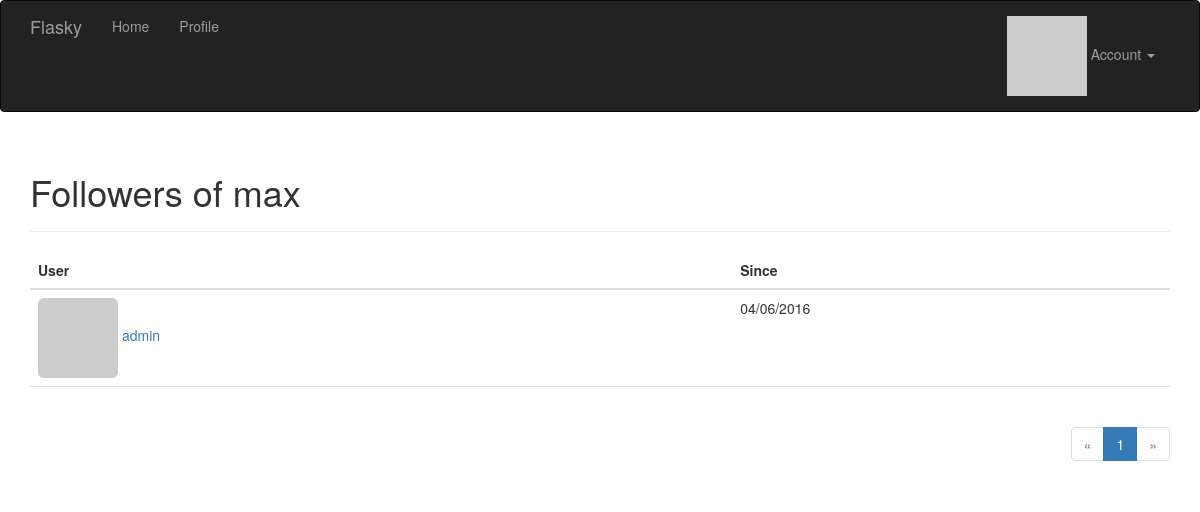
Page /followers/max (signed in) on the committed database.
### app/models.py (models this page shows, shortened)
class User(UserMixin, db.Model):
    __tablename__ = 'users'
    id = db.Column(db.Integer, primary_key=True)
    email = db.Column(db.String(64), unique=True, index=True)
    username = db.Column(db.String(64), unique=True, index=True)
    role_id = db.Column(db.Integer, db.ForeignKey('roles.id'))
    password_hash = db.Column(db.String(128))
    confirmed = db.Column(db.Boolean, default=False)
    name = db.Column(db.String(64))
    location = db.Column(db.String(64))
    about_me = db.Column(db.Text())
    member_since = db.Column(db.DateTime, default=datetime.utcnow)
    last_seen = db.Column(db.DateTime, default=datetime.utcnow)
    avatar_hash = db.Column(db.String(32))
    posts = db.relationship('Post', backref='author', lazy='dynamic')
    followed = db.relationship('Follow', foreign_keys=[Follow.follower_id],
                               backref=db.backref('follower', lazy='joined'),
                               lazy='dynamic', cascade='all, delete-orphan')
    followers = db.relationship('Follow', foreign_keys=[Follow.followed_id],
                                backref=db.backref('followed', lazy='joined'),
                                lazy='dynamic', cascade='all, delete-orphan')
    comments = db.relationship('Comment', backref='author', lazy='dynamic')
    def gravatar(self, size=100, default='identicon', rating='g'):
        if request.is_secure:
            url = 'http://en.gravatar.com/avatar/'
        else:
            url = 'http://en.gravatar.com/avatar/'
        hash = self.avatar_hash or hashlib.md5(self.email.encode('utf-8')).hexdigest()
        return '{url}/{hash}?s={size}&d={default}&r={rating}'.format(
            url=url, hash=hash, size=size, default=default, rating=rating)
    def ping(self):
        self.last_seen = datetime.utcnow()
        db.session.add(self)
    def can(self, permissions):
        return self.role is not None and (self.role.permissions & permissions) == permissions
    @property
    def password(self):
        raise AttributeError('password is not a readable attribute')

class Follow(db.Model):
    __tablename__ = "follows"
    follower_id = db.Column(db.Integer, db.ForeignKey('users.id'), primary_key=True)
    followed_id = db.Column(db.Integer, db.ForeignKey('users.id'), primary_key=True)
    timestamp = db.Column(db.DateTime, default=datetime.utcnow)

### app/main/views.py (the view)
@main.route('/followers/<username>')
def followers(username):
    user = User.query.filter_by(username=username).first()
    if user is None:
        flash("Invalid user .")
        return redirect(url_for('.index'))
    page = request.args.get('page', 1, type=int)
    pagination = user.followers.paginate(page,
                                         per_page=current_app.config['FLASKY_POSTS_PER_PAGE'],
                                         error_out=False)
    follows = [{'user': item.follower, 'timestamp': item.timestamp}
               for item in pagination.items]
    return render_template('followers.html', user=user, title="Followers of",
                           endpoint='.followers', pagination=pagination,
                           follows=follows)

### app/auth/views.py (called while the page is built)
@auth.before_app_request
def before_request():
    if current_user.is_authenticated:
        current_user.ping()
        if not current_user.confirmed and request.endpoint[:5] != 'auth.':
            return redirect(url_for('auth.unconfirmed'))

### app/main/__init__.py (called while the page is built)
@main.app_context_processor
def inject_permissions():
    return dict(Permission=Permission)

### app/models.py (called while the page is built)
@login_manager.user_loader
def user_loader(user_id):
    return User.query.get(int(user_id))

### app/templates/followers.html (shortened to what this page needs)
{% extends "base.html" %}
{% import "_macros.html" as macros %}
{% block page_content %}
<div class="page-header">
    <h1>{{ title }} {{ user.username }}</h1>
</div>
<table class="table table-hover followers">
    <thead><tr><th>User</th><th>Since</th></tr></thead>
    {% for follow in follows %}
        {% if follow.user.username != user.username  %}
    <tr>
        <td>
            <a href="{{ url_for('.user', username = follow.user.username) }}">
                <img class="img-rounded" src="{{ follow.user.gravatar(size=32) }}">
                {{ follow.user.username }}
            </a>
        </td>
        <td>{{ moment(follow.timestamp).format('L') }}</td>
    </tr>
        {% endif %}
    {% endfor %}
</table>
<div class="pagination">
    {{ macros.pagination_widget(pagination, endpoint, username = user.username) }}
</div>
{% endblock %}

### app/static/styles.css (style rules this page uses)
div.pagination { width: 100%; text-align: right; padding: 0px; margin: 0px; }
.table.followers tr { border-bottom: 1px solid #e0e0e0; }

### rows in the picture
User: username "max"
User: user.username "admin"
Follow: timestamp "04/06/2016"

### other values in the picture
{{ title }} "Followers of"
{{ p }} "1"
